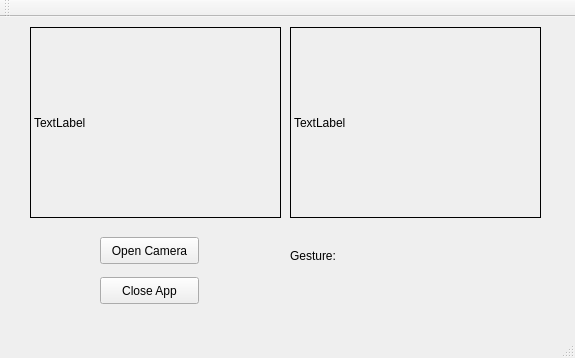
<?xml version="1.0" encoding="UTF-8"?>
<ui version="4.0">
 <class>MainWindow</class>
 <widget class="QMainWindow" name="MainWindow">
  <property name="geometry">
   <rect>
    <x>0</x>
    <y>0</y>
    <width>575</width>
    <height>358</height>
   </rect>
  </property>
  <property name="windowTitle">
   <string>MainWindow</string>
  </property>
  <widget class="QWidget" name="centralWidget">
   <widget class="QLabel" name="Camera">
    <property name="geometry">
     <rect>
      <x>30</x>
      <y>10</y>
      <width>251</width>
      <height>191</height>
     </rect>
    </property>
    <property name="frameShape">
     <enum>QFrame::Box</enum>
    </property>
    <property name="text">
     <string>TextLabel</string>
    </property>
   </widget>
   <widget class="QLabel" name="Detect">
    <property name="geometry">
     <rect>
      <x>290</x>
      <y>10</y>
      <width>251</width>
      <height>191</height>
     </rect>
    </property>
    <property name="frameShape">
     <enum>QFrame::Box</enum>
    </property>
    <property name="text">
     <string>TextLabel</string>
    </property>
   </widget>
   <widget class="QPushButton" name="Open">
    <property name="geometry">
     <rect>
      <x>100</x>
      <y>220</y>
      <width>99</width>
      <height>27</height>
     </rect>
    </property>
    <property name="text">
     <string>Open Camera</string>
    </property>
   </widget>
   <widget class="QPushButton" name="Close">
    <property name="geometry">
     <rect>
      <x>100</x>
      <y>260</y>
      <width>99</width>
      <height>27</height>
     </rect>
    </property>
    <property name="text">
     <string>Close App</string>
    </property>
   </widget>
   <widget class="QLabel" name="label_3">
    <property name="geometry">
     <rect>
      <x>290</x>
      <y>230</y>
      <width>161</width>
      <height>17</height>
     </rect>
    </property>
    <property name="text">
     <string>Gesture: </string>
    </property>
   </widget>
  </widget>
  <widget class="QMenuBar" name="menuBar">
   <property name="geometry">
    <rect>
     <x>0</x>
     <y>0</y>
     <width>575</width>
     <height>25</height>
    </rect>
   </property>
  </widget>
  <widget class="QToolBar" name="mainToolBar">
   <attribute name="toolBarArea">
    <enum>TopToolBarArea</enum>
   </attribute>
   <attribute name="toolBarBreak">
    <bool>false</bool>
   </attribute>
  </widget>
  <widget class="QStatusBar" name="statusBar"/>
 </widget>
 <layoutdefault spacing="6" margin="11"/>
 <resources/>
 <connections>
  <connection>
   <sender>Close</sender>
   <signal>clicked()</signal>
   <receiver>MainWindow</receiver>
   <slot>close()</slot>
   <hints>
    <hint type="sourcelabel">
     <x>172</x>
     <y>314</y>
    </hint>
    <hint type="destinationlabel">
     <x>258</x>
     <y>307</y>
    </hint>
   </hints>
  </connection>
 </connections>
</ui>
